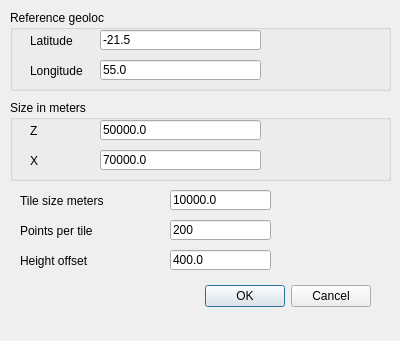
<?xml version="1.0" encoding="UTF-8"?>
<ui version="4.0">
 <class>ExportDialog</class>
 <widget class="QDialog" name="ExportDialog">
  <property name="geometry">
   <rect>
    <x>0</x>
    <y>0</y>
    <width>400</width>
    <height>341</height>
   </rect>
  </property>
  <property name="windowTitle">
   <string>Dialog</string>
  </property>
  <property name="modal">
   <bool>true</bool>
  </property>
  <widget class="QWidget" name="layoutWidget">
   <property name="geometry">
    <rect>
     <x>20</x>
     <y>280</y>
     <width>351</width>
     <height>33</height>
    </rect>
   </property>
   <layout class="QHBoxLayout">
    <property name="spacing">
     <number>6</number>
    </property>
    <property name="margin">
     <number>0</number>
    </property>
    <item>
     <spacer>
      <property name="orientation">
       <enum>Qt::Horizontal</enum>
      </property>
      <property name="sizeHint" stdset="0">
       <size>
        <width>131</width>
        <height>31</height>
       </size>
      </property>
     </spacer>
    </item>
    <item>
     <widget class="QPushButton" name="okButton">
      <property name="text">
       <string>OK</string>
      </property>
     </widget>
    </item>
    <item>
     <widget class="QPushButton" name="cancelButton">
      <property name="text">
       <string>Cancel</string>
      </property>
     </widget>
    </item>
   </layout>
  </widget>
  <widget class="QGroupBox" name="groupBox">
   <property name="geometry">
    <rect>
     <x>10</x>
     <y>10</y>
     <width>381</width>
     <height>81</height>
    </rect>
   </property>
   <property name="title">
    <string>Reference geoloc</string>
   </property>
   <widget class="QLabel" name="label">
    <property name="geometry">
     <rect>
      <x>20</x>
      <y>20</y>
      <width>61</width>
      <height>21</height>
     </rect>
    </property>
    <property name="text">
     <string>Latitude</string>
    </property>
   </widget>
   <widget class="QLabel" name="label_2">
    <property name="geometry">
     <rect>
      <x>20</x>
      <y>50</y>
      <width>61</width>
      <height>21</height>
     </rect>
    </property>
    <property name="text">
     <string>Longitude</string>
    </property>
   </widget>
   <widget class="QLineEdit" name="m_tbStartLat">
    <property name="geometry">
     <rect>
      <x>90</x>
      <y>20</y>
      <width>161</width>
      <height>20</height>
     </rect>
    </property>
    <property name="text">
     <string>-21.5</string>
    </property>
   </widget>
   <widget class="QLineEdit" name="m_tbStartLon">
    <property name="geometry">
     <rect>
      <x>90</x>
      <y>50</y>
      <width>161</width>
      <height>20</height>
     </rect>
    </property>
    <property name="text">
     <string>55.0</string>
    </property>
   </widget>
  </widget>
  <widget class="QGroupBox" name="groupBox_2">
   <property name="geometry">
    <rect>
     <x>10</x>
     <y>100</y>
     <width>381</width>
     <height>81</height>
    </rect>
   </property>
   <property name="title">
    <string>Size in meters</string>
   </property>
   <widget class="QLabel" name="label_3">
    <property name="geometry">
     <rect>
      <x>20</x>
      <y>20</y>
      <width>61</width>
      <height>21</height>
     </rect>
    </property>
    <property name="text">
     <string>Z</string>
    </property>
   </widget>
   <widget class="QLabel" name="label_4">
    <property name="geometry">
     <rect>
      <x>20</x>
      <y>50</y>
      <width>61</width>
      <height>21</height>
     </rect>
    </property>
    <property name="text">
     <string>X</string>
    </property>
   </widget>
   <widget class="QLineEdit" name="m_tbSizeZ">
    <property name="geometry">
     <rect>
      <x>90</x>
      <y>20</y>
      <width>161</width>
      <height>20</height>
     </rect>
    </property>
    <property name="text">
     <string>50000.0</string>
    </property>
   </widget>
   <widget class="QLineEdit" name="m_tbSizeX">
    <property name="geometry">
     <rect>
      <x>90</x>
      <y>50</y>
      <width>161</width>
      <height>20</height>
     </rect>
    </property>
    <property name="text">
     <string>70000.0</string>
    </property>
   </widget>
  </widget>
  <widget class="QLabel" name="label_5">
   <property name="geometry">
    <rect>
     <x>20</x>
     <y>220</y>
     <width>121</width>
     <height>21</height>
    </rect>
   </property>
   <property name="text">
    <string>Points per tile</string>
   </property>
  </widget>
  <widget class="QLabel" name="label_6">
   <property name="geometry">
    <rect>
     <x>20</x>
     <y>190</y>
     <width>121</width>
     <height>21</height>
    </rect>
   </property>
   <property name="text">
    <string>Tile size meters</string>
   </property>
  </widget>
  <widget class="QLineEdit" name="m_tbTileSizeM">
   <property name="geometry">
    <rect>
     <x>170</x>
     <y>190</y>
     <width>101</width>
     <height>20</height>
    </rect>
   </property>
   <property name="text">
    <string>10000.0</string>
   </property>
  </widget>
  <widget class="QLineEdit" name="m_tbPointsPerTile">
   <property name="geometry">
    <rect>
     <x>170</x>
     <y>220</y>
     <width>101</width>
     <height>20</height>
    </rect>
   </property>
   <property name="text">
    <string>200</string>
   </property>
  </widget>
  <widget class="QLineEdit" name="m_tbHeightOffset">
   <property name="geometry">
    <rect>
     <x>170</x>
     <y>250</y>
     <width>101</width>
     <height>20</height>
    </rect>
   </property>
   <property name="text">
    <string>400.0</string>
   </property>
  </widget>
  <widget class="QLabel" name="label_7">
   <property name="geometry">
    <rect>
     <x>20</x>
     <y>250</y>
     <width>121</width>
     <height>21</height>
    </rect>
   </property>
   <property name="text">
    <string>Height offset</string>
   </property>
  </widget>
 </widget>
 <resources/>
 <connections>
  <connection>
   <sender>okButton</sender>
   <signal>clicked()</signal>
   <receiver>ExportDialog</receiver>
   <slot>accept()</slot>
   <hints>
    <hint type="sourcelabel">
     <x>278</x>
     <y>253</y>
    </hint>
    <hint type="destinationlabel">
     <x>96</x>
     <y>254</y>
    </hint>
   </hints>
  </connection>
  <connection>
   <sender>cancelButton</sender>
   <signal>clicked()</signal>
   <receiver>ExportDialog</receiver>
   <slot>reject()</slot>
   <hints>
    <hint type="sourcelabel">
     <x>369</x>
     <y>253</y>
    </hint>
    <hint type="destinationlabel">
     <x>179</x>
     <y>282</y>
    </hint>
   </hints>
  </connection>
 </connections>
</ui>
